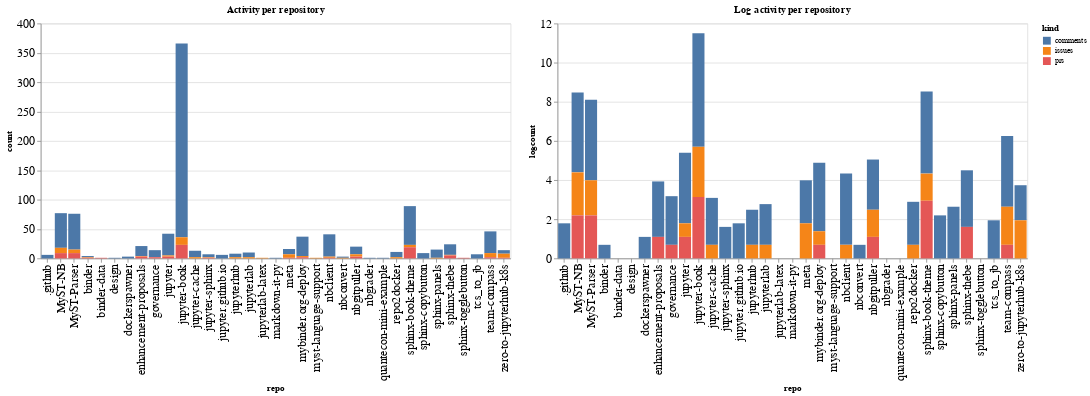

Source (notebook cell):
### Code cell
ch1 = alt.Chart(repo_summaries, width=600, title="Activity per repository").mark_bar().encode(
    x='repo',
    y='count',
    color='kind',
    tooltip="kind"
)

ch2 = alt.Chart(repo_summaries, width=600, title="Log activity per repository").mark_bar().encode(
    x='repo',
    y='logcount',
    color='kind',
    tooltip="kind"
)

ch1 | ch2

### Figure 1 — Vega-Lite specification as saved in the notebook (floating-point values rounded to 4 significant figures)
{"config": {"axisLeft": {"labelFontSize": 15}, "axisBottom": {"labelFontSize": 15}}, "hconcat": [{"mark": "bar", "encoding": {"color": {"type": "nominal", "field": "kind"}, "tooltip": {"type": "nominal", "field": "kind"}, "x": {"type": "nominal", "field": "repo"}, "y": {"type": "quantitative", "field": "count"}}, "title": "Activity per repository", "width": 600}, {"mark": "bar", "encoding": {"color": {"type": "nominal", "field": "kind"}, "tooltip": {"type": "nominal", "field": "kind"}, "x": {"type": "nominal", "field": "repo"}, "y": {"type": "quantitative", "field": "logcount"}}, "title": "Log activity per repository", "width": 600}], "data": {"name": "data-ccd12e539db6ab92869c41d3f6e04e5d"}, "$schema": "https://vega.github.io/schema/vega-lite/v4.8.1.json", "datasets": {"data-ccd12e539db6ab92869c41d3f6e04e5d": [{"repo": ".github", "kind": "comments", "count": 6, "logcount": 1.792}, {"repo": "MyST-NB", "kind": "comments", "count": 59, "logcount": 4.078}, {"repo": "MyST-NB", "kind": "issues", "count": 9, "logcount": 2.197}, {"repo": "MyST-NB", "kind": "prs", "count": 9, "logcount": 2.197}, {"repo": "MyST-Parser", "kind": "comments", "count": 61, "logcount": 4.111}, {"repo": "MyST-Parser", "kind": "issues", "count": 6, "logcount": 1.792}, {"repo": "MyST-Parser", "kind": "prs", "count": 9, "logcount": 2.197}, {"repo": "binder", "kind": "comments", "count": 2, "logcount": 0.6931}, {"repo": "binder", "kind": "issues", "count": 1, "logcount": 0.0}, {"repo": "binder", "kind": "prs", "count": 1, "logcount": 0.0}, {"repo": "binder-data", "kind": "prs", "count": 1, "logcount": 0.0}, {"repo": "design", "kind": "comments", "count": 1, "logcount": 0.0}, {"repo": "dockerspawner", "kind": "comments", "count": 3, "logcount": 1.099}, {"repo": "enhancement-proposals", "kind": "comments", "count": 17, "logcount": 2.833}, {"repo": "enhancement-proposals", "kind": "issues", "count": 1, "logcount": 0.0}, {"repo": "enhancement-proposals", "kind": "prs", "count": 3, "logcount": 1.099}, {"repo": "governance", "kind": "comments", "count": 12, "logcount": 2.485}, {"repo": "governance", "kind": "prs", "count": 2, "logcount": 0.6931}, {"repo": "jupyter", "kind": "comments", "count": 37, "logcount": 3.611}, {"repo": "jupyter", "kind": "issues", "count": 2, "logcount": 0.6931}, {"repo": "jupyter", "kind": "prs", "count": 3, "logcount": 1.099}, {"repo": "jupyter-book", "kind": "comments", "count": 330, "logcount": 5.799}, {"repo": "jupyter-book", "kind": "issues", "count": 13, "logcount": 2.565}, {"repo": "jupyter-book", "kind": "prs", "count": 23, "logcount": 3.135}, {"repo": "jupyter-cache", "kind": "comments", "count": 11, "logcount": 2.398}, {"repo": "jupyter-cache", "kind": "issues", "count": 2, "logcount": 0.6931}, {"repo": "jupyter-sphinx", "kind": "comments", "count": 5, "logcount": 1.609}, {"repo": "jupyter-sphinx", "kind": "issues", "count": 1, "logcount": 0.0}, {"repo": "jupyter-sphinx", "kind": "prs", "count": 1, "logcount": 0.0}, {"repo": "jupyter.github.io", "kind": "comments", "count": 6, "logcount": 1.792}, {"repo": "jupyterhub", "kind": "comments", "count": 6, "logcount": 1.792}, {"repo": "jupyterhub", "kind": "issues", "count": 2, "logcount": 0.6931}, {"repo": "jupyterlab", "kind": "comments", "count": 8, "logcount": 2.079}, {"repo": "jupyterlab", "kind": "issues", "count": 2, "logcount": 0.6931}, {"repo": "jupyterlab-latex", "kind": "issues", "count": 1, "logcount": 0.0}, {"repo": "markdown-it-py", "kind": "comments", "count": 1, "logcount": 0.0}, {"repo": "meta", "kind": "comments", "count": 9, "logcount": 2.197}, {"repo": "meta", "kind": "issues", "count": 6, "logcount": 1.792}, {"repo": "meta", "kind": "prs", "count": 1, "logcount": 0.0}, {"repo": "mybinder.org-deploy", "kind": "comments", "count": 33, "logcount": 3.497}, {"repo": "mybinder.org-deploy", "kind": "issues", "count": 2, "logcount": 0.6931}, {"repo": "mybinder.org-deploy", "kind": "prs", "count": 2, "logcount": 0.6931}, {"repo": "myst-language-support", "kind": "issues", "count": 1, "logcount": 0.0}, {"repo": "nbclient", "kind": "comments", "count": 38, "logcount": 3.638}, {"repo": "nbclient", "kind": "issues", "count": 2, "logcount": 0.6931}, {"repo": "nbclient", "kind": "prs", "count": 1, "logcount": 0.0}, {"repo": "nbconvert", "kind": "comments", "count": 2, "logcount": 0.6931}, {"repo": "nbconvert", "kind": "issues", "count": 1, "logcount": 0.0}, {"repo": "nbgitpuller", "kind": "comments", "count": 13, "logcount": 2.565}, {"repo": "nbgitpuller", "kind": "issues", "count": 4, "logcount": 1.386}, {"repo": "nbgitpuller", "kind": "prs", "count": 3, "logcount": 1.099}, {"repo": "nbgrader", "kind": "comments", "count": 1, "logcount": 0.0}, {"repo": "quantecon-mini-example", "kind": "comments", "count": 1, "logcount": 0.0}, {"repo": "repo2docker", "kind": "comments", "count": 9, "logcount": 2.197}, {"repo": "repo2docker", "kind": "issues", "count": 2, "logcount": 0.6931}, {"repo": "sphinx-book-theme", "kind": "comments", "count": 66, "logcount": 4.19}, {"repo": "sphinx-book-theme", "kind": "issues", "count": 4, "logcount": 1.386}, {"repo": "sphinx-book-theme", "kind": "prs", "count": 19, "logcount": 2.944}, {"repo": "sphinx-copybutton", "kind": "comments", "count": 9, "logcount": 2.197}, {"repo": "sphinx-panels", "kind": "comments", "count": 14, "logcount": 2.639}, {"repo": "sphinx-panels", "kind": "issues", "count": 1, "logcount": 0.0}, {"repo": "sphinx-thebe", "kind": "comments", "count": 18, "logcount": 2.89}, {"repo": "sphinx-thebe", "kind": "issues", "count": 1, "logcount": 0.0}, {"repo": "sphinx-thebe", "kind": "prs", "count": 5, "logcount": 1.609}, {"repo": "sphinx-togglebutton", "kind": "prs", "count": 1, "logcount": 0.0}, {"repo": "tcs_to_jb", "kind": "comments", "count": 7, "logcount": 1.946}, {"repo": "team-compass", "kind": "comments", "count": 37, "logcount": 3.611}, {"repo": "team-compass", "kind": "issues", "count": 7, "logcount": 1.946}, {"repo": "team-compass", "kind": "prs", "count": 2, "logcount": 0.6931}, {"repo": "zero-to-jupyterhub-k8s", "kind": "comments", "count": 6, "logcount": 1.792}, {"repo": "zero-to-jupyterhub-k8s", "kind": "issues", "count": 7, "logcount": 1.946}, {"repo": "zero-to-jupyterhub-k8s", "kind": "prs", "count": 1, "logcount": 0.0}]}}
